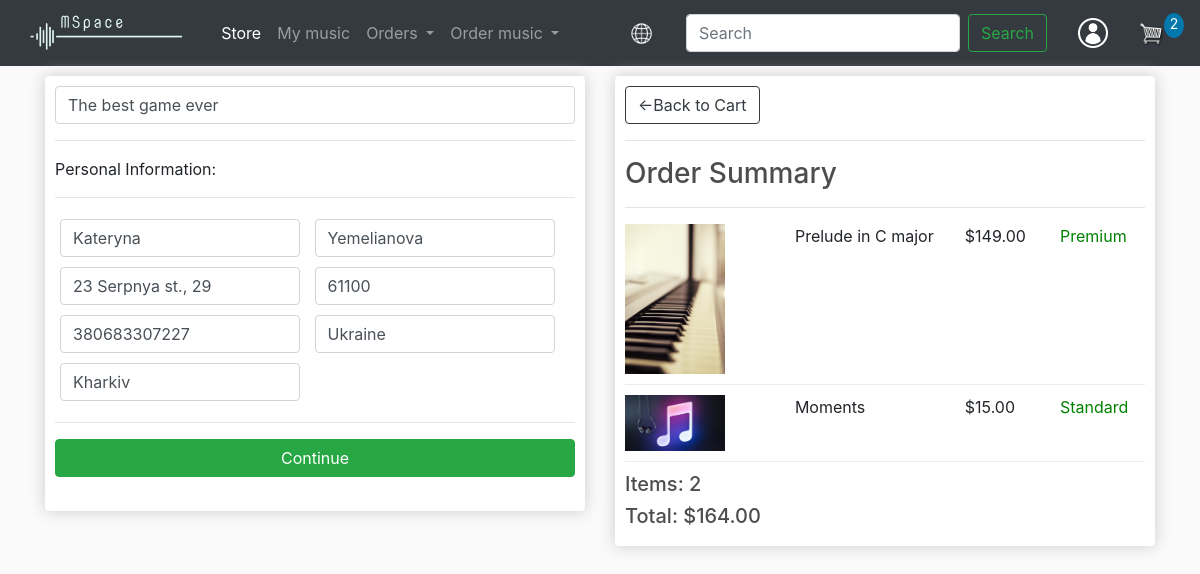
Before: /checkout/ (signed in) with the older database file.
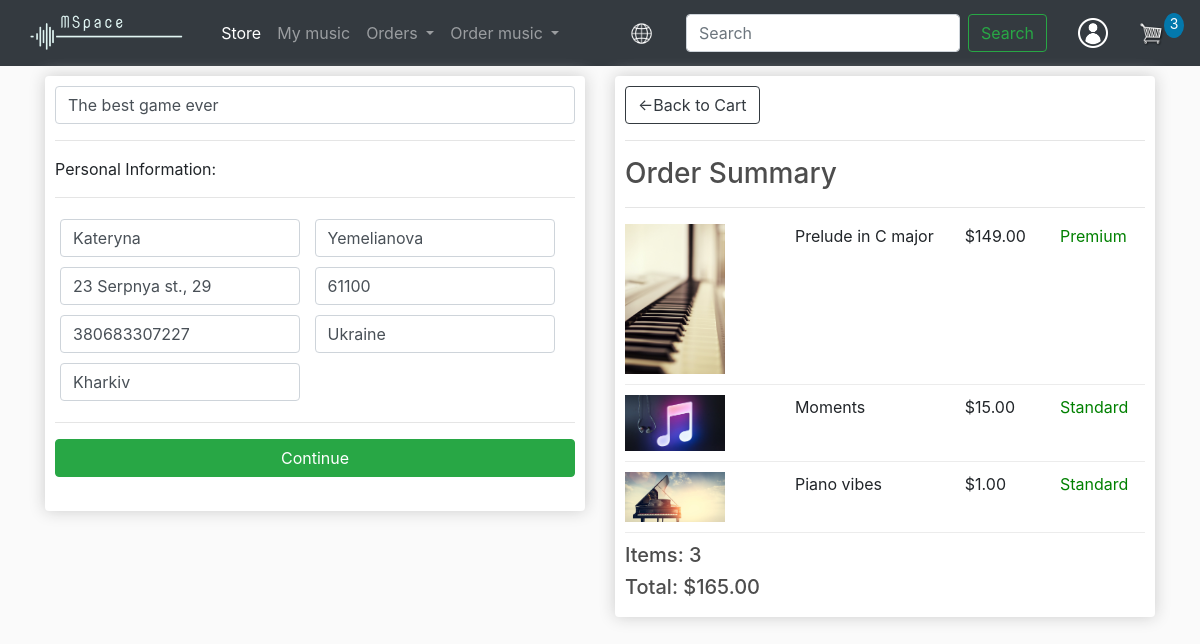
After: the same page with the newer database file.
### store/models.py (models this page shows, shortened)
class OrderItem(models.Model):
    product = models.ForeignKey(Product, on_delete=models.SET_NULL, blank=True, null=True)
    order = models.ForeignKey(Order, on_delete=models.SET_NULL, blank=True, null=True)
    date_added = models.DateTimeField(auto_now_add=True)
    premium = models.BooleanField(max_length=200, null=True)
    @property
    def get_price(self):
        if self.premium:
            return self.product.premium_price
        else:
            return self.product.standard_price

class Product(models.Model):
    name = models.CharField(max_length=200, null=True)
    description = models.CharField(max_length=500, null=True, blank=True)
    composer = models.ForeignKey(Composer, on_delete=models.SET_NULL, blank=True, null=True)
    image = models.ImageField(upload_to='images/products/', null=True, blank=True)
    file = models.FileField(upload_to='files/', max_length=200, null=True)
    duration = models.DurationField(null=True)
    standard_price = models.DecimalField(max_digits=7, decimal_places=2)
    premium_price = models.DecimalField(max_digits=7, decimal_places=2)
    genres = models.ManyToManyField(Genre, blank=True)
    instruments = models.ManyToManyField(Instrument, blank=True)
    emotions = models.ManyToManyField(Emotion, blank=True)
    @property
    def image_url(self):
        try:
            url = self.image.url
        except:
            url = ''
        return url

class Order(models.Model):
    customer = models.ForeignKey(Customer, on_delete=models.SET_NULL, blank=True, null=True)
    date_ordered = models.DateTimeField(auto_now_add=True)
    complete = models.BooleanField(max_length=200, null=True)
    project = models.CharField(max_length=200, null=True)
    transaction_id = models.CharField(max_length=200, null=True)
    @property
    def get_cart_total(self):
        order_items = self.orderitem_set.all()
        return sum([item.get_price for item in order_items])
    @property
    def get_cart_count(self):
        order_items = self.orderitem_set.all()
        return order_items.count()

### store/views.py (the view)
# urls.py: path('checkout/', views.checkout, name="checkout"),
def checkout(request):
    data = cartData(request)
    items = data['items']
    order = data['order']
    cartCount = data['cartCount']
    personal_data = data['personal_data']
    context = {'items': items, 'order': order, 'cartCount': cartCount, 'personal_data': personal_data}
    return render(request, 'store/checkout.html', context)

### store/models.py (called while the page is built)
    @property
    def get_personal_data(self):
        try:
            personal_data = self.personaldata
        except:
            personal_data = None
        return personal_data

### store/templatetags/filters.py (called while the page is built)
def is_customer(user):
    try:
        client = user.customer
        return True
    except:
        return False

def remove_lang_code(url):
    url = re.sub(r'/?(uk|en)/?', "", url)
    if url == '' or url == '/':
        return ''
    return '/' + url

### store/templates/store/checkout.html (shortened to what this page needs)
{% extends 'store/main.html' %}
{% load static %}
{% block content %}
    <div class="row">
        <div class="col-lg-6">
            <div class="box-element" id="form-wrapper">
                <form id="checkout-form">
                    <div><input class="form-control" name="project" placeholder="Project.." value="{{ order.project|default:'' }}"></div>
                    <div id="personal-info">
                        <hr>
						<p>Personal Information:</p>
						<hr>
                        <div class="form-field">
							<input class="form-control" type="text" name="first_name" value="{{ personal_data.first_name|default:''}}" placeholder="First name..">
						</div>
						<div class="form-field">
							<input class="form-control" type="text" name="last_name" value="{{ personal_data.last_name|default:''}}" placeholder="Last name..">
						</div>
						<div class="form-field">
							<input class="form-control" type="text" name="address" value="{{ personal_data.address|default:''}}" placeholder="Address..">
						</div>
                        <div class="form-field">
							<input class="form-control" type="text" name="index" value="{{ personal_data.index|default:''}}" placeholder="Index..">
						</div>
                        <div class="form-field">
							<input class="form-control" type="text" name="phone" value="{{ personal_data.phone|default:''}}" placeholder="Phone..">
						</div>
						<div class="form-field">
							<input class="form-control" type="text" name="country" value="{{ personal_data.country|default:''}}" placeholder="Country..">
						</div>
                        <div class="form-field">
							<input class="form-control" type="text" name="city" value="{{ personal_data.city|default:''}}" placeholder="City..">
						</div>
                    </div>
                    <hr>
                    <input id="form-button" class="btn btn-success btn-block" type="submit" value="Continue">
                </form>
            <br>
            </div>
        </div>
        <div class="col-lg-6">
            <div class="box-element">
                <a class="btn btn-outline-dark" href="{% url 'cart' %}">&#x2190;Back to Cart</a>
                <hr>
                <h3>Order Summary</h3>
                <hr>
                {% for item in items %}
                    <div class="cart-row">
                        <div style="flex:2"><img class="row-image" src="{{ item.product.image_url }}"></div>
                        <div style="flex:2"><p>{{ item.product.name }}</p></div>
                        ${% if item.premium %}
                            <div style="flex:1"><p>{{ item.product.premium_price|floatformat:2 }}</p></div>
                            <div style="flex:1; color:green;">Premium</div>
                        {% else %}
                            <div style="flex:1"><p>{{ item.product.standard_price|floatformat:2 }}</p></div>
                            <div style="flex:1; color:green">Standard</div>
                        {% endif %}
                    </div>
                {% endfor %}
				<h5>Items: {{ order.get_cart_count }}</h5>
				<h5>Total:   ${{ order.get_cart_total|floatformat:2 }}</h5>
            </div>
        </div>
    </div>
{% endblock content %}

Changed rows visible on the page:
computed for Order "The best game ever": get_cart_count "2" → "3"; get_cart_total "164.00" → "165.00"
added OrderItem: product.image_url (picture), product.name "Piano vibes", product.standard_price "1.00"
Other visible differences:
{{ cartCount }}: "2" → "3"
